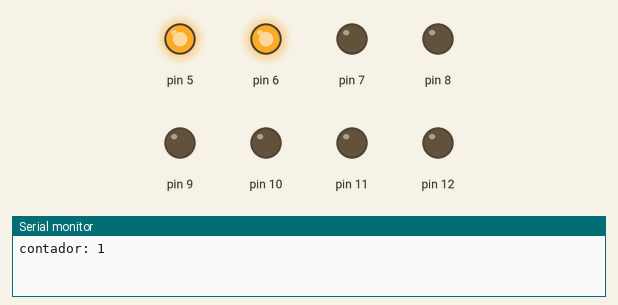
Bench run of a sketch on a simulated Arduino Uno, built with avr-gcc and run on an emulated ATmega328P. On the bench: output pins drawn as LEDs (lit = HIGH), the last lines printed to the serial monitor.

Above: at 0.03 s.
At 0.33 s:
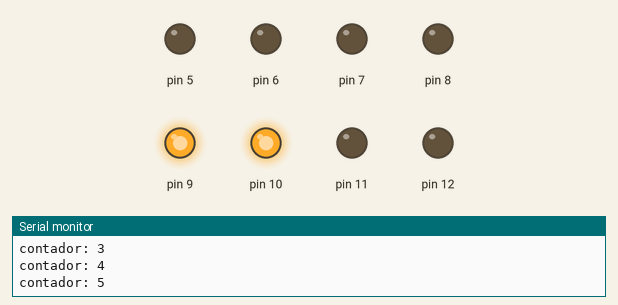
At 0.71 s:
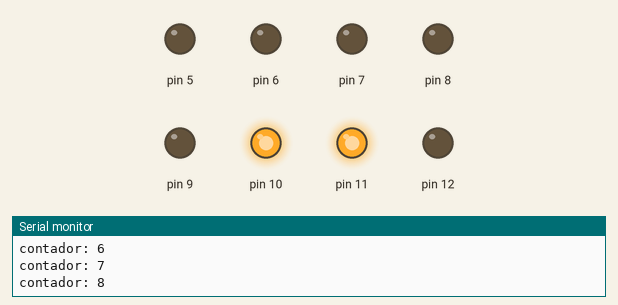
At 1.46 s:
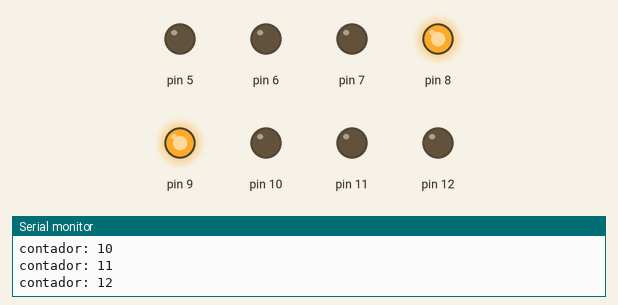
At 2.14 s:
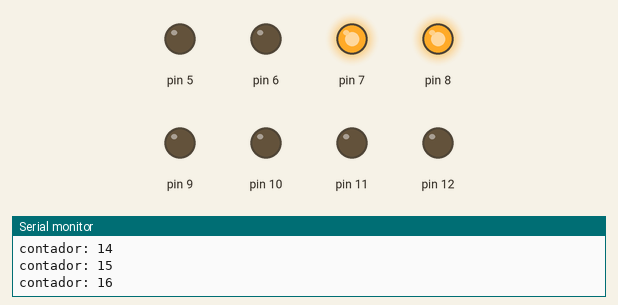
At 2.89 s:
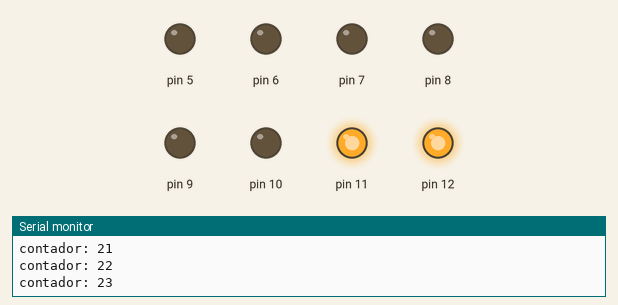
Timing chart, 0 to 3.2 s (numbered marks = the images above):
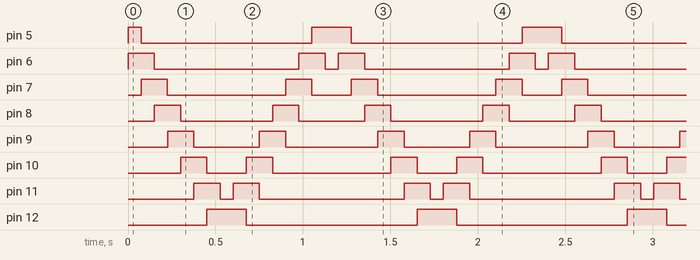

Measured:
- by itself, pin 5: repeats every 1.2 s: LOW 0.98 s, HIGH 0.23 s
- by itself, pin 6: repeats every 1.2 s: LOW 0.83 s, HIGH 0.15 s, LOW 0.08 s, HIGH 0.15 s
- by itself, pin 7: repeats every 1.2 s: LOW 0.68 s, HIGH 0.15 s, LOW 0.23 s, HIGH 0.15 s
- by itself, pin 8: repeats every 1.2 s: LOW 0.53 s, HIGH 0.15 s, LOW 0.38 s, HIGH 0.15 s
- by itself, pin 9: repeats every 1.2 s: LOW 0.38 s, HIGH 0.15 s, LOW 0.53 s, HIGH 0.15 s
- by itself, pin 10: repeats every 1.2 s: LOW 0.23 s, HIGH 0.15 s, LOW 0.68 s, HIGH 0.15 s
- by itself, pin 11: repeats every 1.2 s: LOW 0.08 s, HIGH 0.15 s, LOW 0.83 s, HIGH 0.15 s
- by itself, pin 12: alternates HIGH for 0.23 s and LOW for 0.98 s

The sketch:

carFantasticDouble.ino
```cpp
// byte (8 bit)- número sin signo entre 0 y 255.
byte ledPin;
int count = 0;

void setup() {
Serial.begin(9600); // open serial port, set data rate to 9600 bps
for (ledPin=5; ledPin<=12; ledPin++){
    pinMode(ledPin,OUTPUT);
  }
}

void loop() {
  // Go from left to rigtht turning on and off after a while
  for (ledPin=5; ledPin<=12; ledPin++){
    count ++;
    Serial.print("contador: ");
    Serial.println(count);
  digitalWrite(ledPin, HIGH);
  digitalWrite(ledPin+1,HIGH);
  delay(75);
  digitalWrite(ledPin,LOW);

  }

// Comeback from rigtht to left turning on and off after a while
  for (ledPin=12; ledPin>=5; ledPin--){
  digitalWrite(ledPin, HIGH);
  digitalWrite(ledPin-1, HIGH);
  delay(75);
  digitalWrite(ledPin,LOW);
  }
}
```
